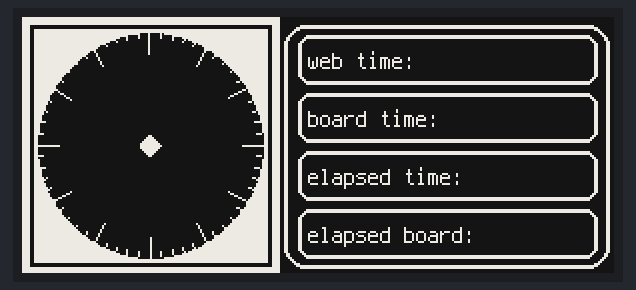
This program was run on a simulated Raspberry Pi Pico running CircuitPython. Shown: 296×128 one-colour display.

Above: at 3.1 s.

The program:

code.py
```python
import time
import busio
import board
import displayio
from displayio import Bitmap
import terminalio
from adafruit_display_text import label
import adafruit_uc8151d
from adafruit_bitmap_font import bitmap_font
import digitalio
from adafruit_display_shapes.rect import Rect
from adafruit_display_shapes.circle import Circle
from adafruit_display_shapes.roundrect import RoundRect
from adafruit_display_shapes.triangle import Triangle
from adafruit_display_shapes.line import Line
from adafruit_display_shapes.polygon import Polygon
import math


displayio.release_displays()

#Define buttons
button_a = digitalio.DigitalInOut(board.GP12)
button_a.direction = digitalio.Direction.INPUT
button_a.pull = digitalio.Pull.UP

button_b = digitalio.DigitalInOut(board.GP13)
button_b.direction = digitalio.Direction.INPUT
button_b.pull = digitalio.Pull.UP

button_c = digitalio.DigitalInOut(board.GP14)
button_c.direction = digitalio.Direction.INPUT
button_c.pull = digitalio.Pull.UP

# This pinout works on the Raspberry Pi Pico and Pico W and may need to be altered if these pins are being used by other packs or bases.
spi = busio.SPI(board.GP18, MOSI=board.GP19, MISO=board.GP16)  # Uses SCK and MOSI
epd_cs = board.GP17
epd_dc = board.GP20
epd_reset = board.GP21
epd_busy = None

# Make a bus to communicate with the screen.
display_bus = displayio.FourWire(
    spi, command=epd_dc, chip_select=epd_cs, reset=epd_reset, baudrate=400000
)
time.sleep(1)

# Setting parameters for the display.
display = adafruit_uc8151d.UC8151D(
    display_bus,
    width=296,#296
    height=128,#128
    rotation=270,
    black_bits_inverted=True, #This is the background(False = Black True = White)
    color_bits_inverted=True,  #This is the font(False = White)
    grayscale=True,
    refresh_time=1,
    seconds_per_frame = 3,
)

font = terminalio.FONT

# Make a group to write to.
splash = displayio.Group()
one = displayio.Group(scale=1 , x=0, y=0)
two = displayio.Group(scale =1, x=128, y=0)
web_time = displayio.Group(scale=1, x=5, y=4)
board_time = displayio.Group(scale=1, x=5, y=33)
elapsed_time_web = displayio.Group(scale=1, x=5, y= 62)
elapsed_time_board = displayio.Group(scale=1, x=5, y= 91)

#color_bitmap = displayio.Bitmap(128, 128, 1)
# color_palette = displayio.Palette(1)
# color_palette[0] = 0xFFFFFF
# bg_sprite = displayio.TileGrid(color_bitmap, x=0, y=0, pixel_shader=color_palette)
# splash.append(bg_sprite)
##########################################################################
rect_b = Rect(x=0, y=0, width=129, height=128, outline=0xFFFFFF, fill=0xFFFFFF)
splash.append(rect_b)
rect_a = Rect(4, 4, 121, 121, outline=0x000000, stroke=2)
splash.append(rect_a)

# Clock Face
circ = Circle(x0=64, y0=64, r=56, outline= 0x000000, fill=0x000000)
splash.append(circ)

# Hour Markers
hour_ticks = [0, 30, 60, 90, 120, 150, 180, 210, 240, 270, 300, 330]
outer_radius = 56
inner_radius = 46
for x in hour_ticks:
    hour_tick = Line(x0 = math.floor(64+outer_radius*math.cos(math.radians(x))),
        y0= math.floor(64+outer_radius*math.sin(math.radians(x))),
        x1= math.floor(64+inner_radius*math.cos(math.radians(x))),
        y1= math.floor(64+inner_radius*math.sin(math.radians(x))),
        color = 0xFFFFFF)
    splash.append(hour_tick)

# Minute Markers
inner_radius2 = 54
for i in range(60):
    if i in hour_ticks:
        pass
    else:
        deg = i*6
        min_tick = Line(x0 = math.floor(64+outer_radius*math.cos(math.radians(deg))),
            y0= math.floor(64+outer_radius*math.sin(math.radians(deg))),
            x1= math.floor(64+inner_radius2*math.cos(math.radians(deg))),
            y1= math.floor(64+inner_radius2*math.sin(math.radians(deg))),
            color = 0xFFFFFF)
        splash.append(min_tick)

# small button circle at ceter of clock face
circa = Circle(x0=64, y0=64, r=5, fill=0xFFFFFF)
one.append(circa)

rr = RoundRect(x=3 ,y=4 ,width=163 ,height=122, r=10, outline=0xFFFFFF ,stroke=2 )
two.append(rr)

r_web_time = RoundRect(x=5, y=5, width=150, height= 25, r= 5, outline=0xFFFFFF, stroke=2)
web_time.append(r_web_time)
text_label1b = label.Label(
    font=font, text='web time:', color=0xFFFFFF
)  # yTop label
text_label1b.anchor_point = (0,0)
text_label1b.anchored_position = (
    10,
    12,
)
web_time.append(text_label1b)

r_board_time = RoundRect(x=5, y=5, width=150, height= 25, r= 5, outline=0xFFFFFF, stroke=2)
board_time.append(r_board_time)
text_label1a = label.Label(
    font=font, text='board time:', color=0xFFFFFF
)  # yTop label
text_label1a.anchor_point = (0,0)
text_label1a.anchored_position = (
    10,
    12,
)
board_time.append(text_label1a)


r_elapsed_web = RoundRect(x=5, y=5, width=150, height= 25, r= 5, outline=0xFFFFFF, stroke=2)
elapsed_time_web.append(r_elapsed_web)
text_label1c = label.Label(
    font=font, text='elapsed time:', color=0xFFFFFF
)  # yTop label
text_label1c.anchor_point = (0,0)
text_label1c.anchored_position = (
    10,
    12,
)
elapsed_time_web.append(text_label1c)

r_elapsed_board = RoundRect(x=5, y=5, width=150, height= 25, r= 5, outline=0xFFFFFF, stroke=2)
elapsed_time_board.append(r_elapsed_board)
text_label1d = label.Label(
    font=font, text='elapsed board:', color=0xFFFFFF
)  # yTop label
text_label1d.anchor_point = (0,0)
text_label1d.anchored_position = (
    10,
    12,
)
elapsed_time_board.append(text_label1d)


splash.append(one)
splash.append(two)
two.append(web_time)
two.append(board_time)
two.append(elapsed_time_web)
two.append(elapsed_time_board)


display.show(splash)
display.refresh()

while True:
    pass
```
